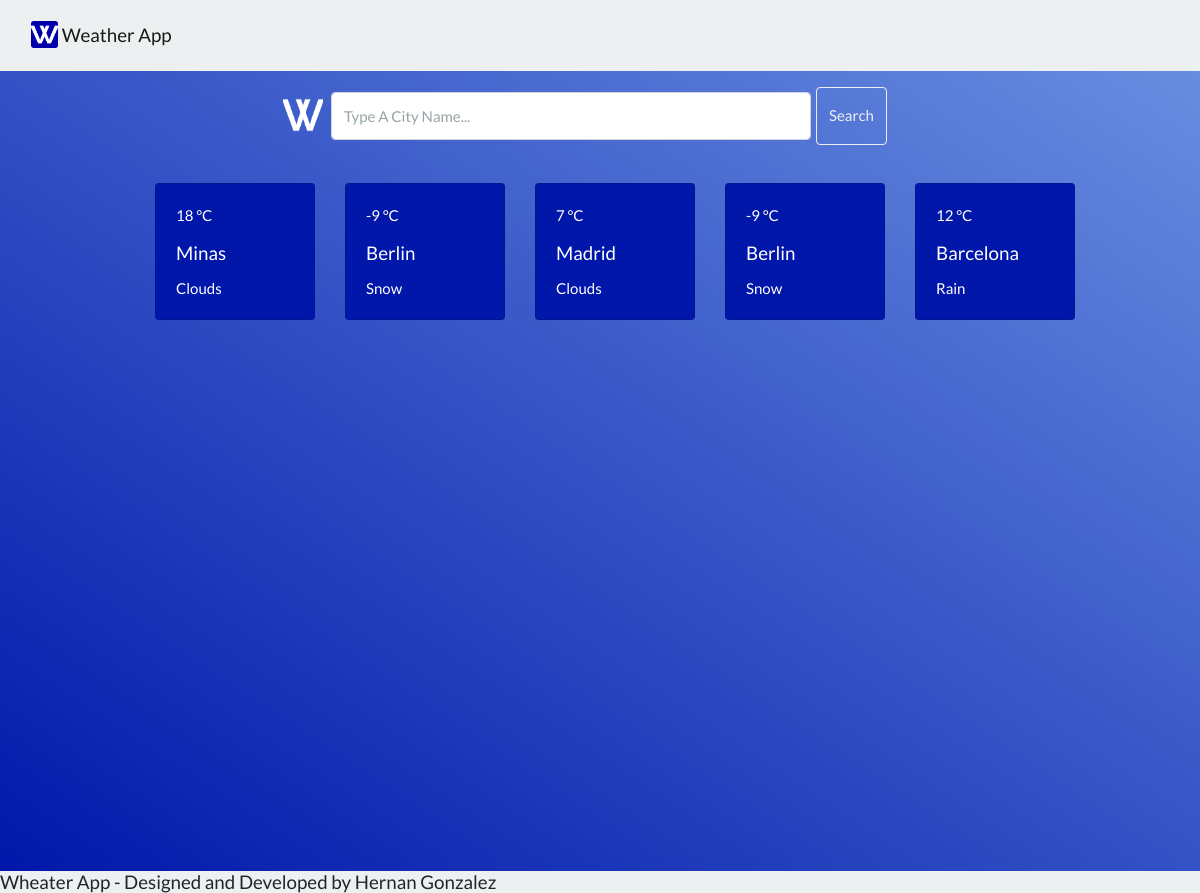
The app's page /, older data.
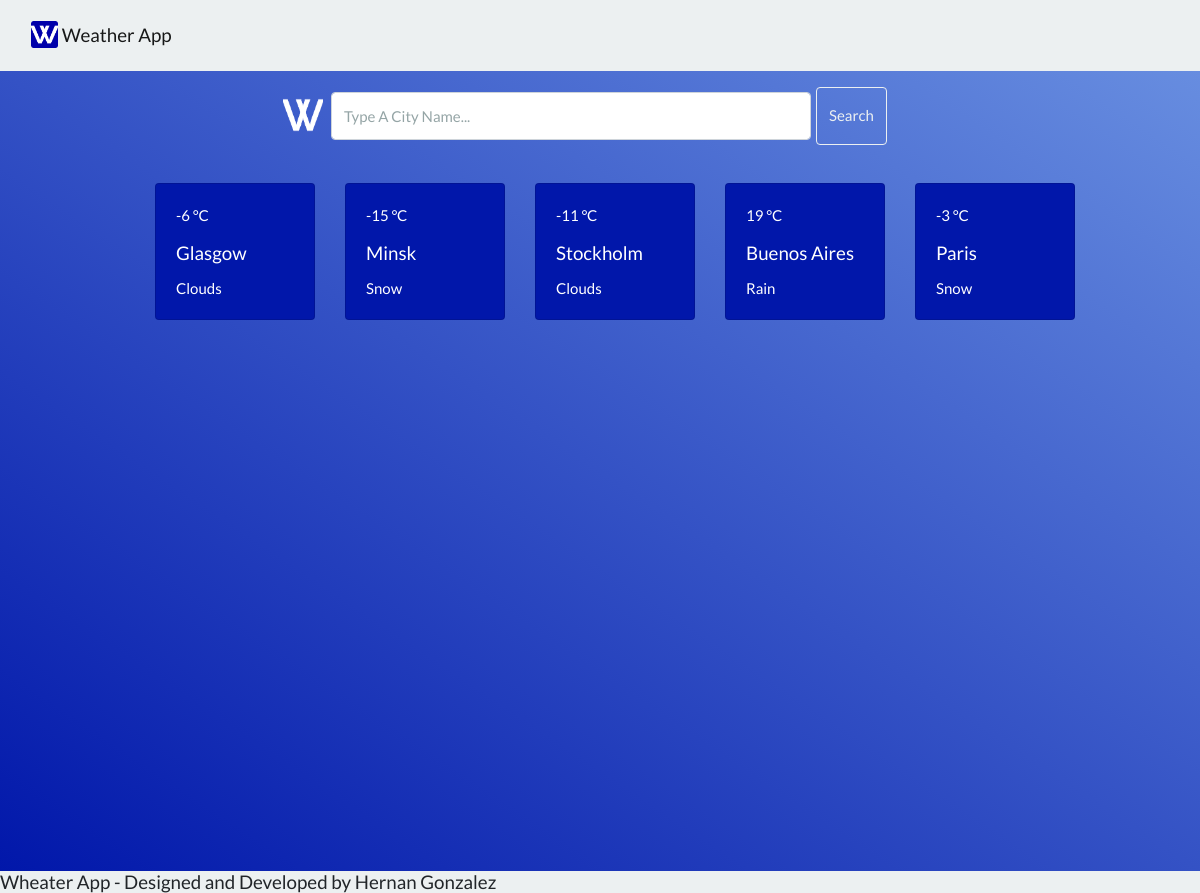
The same page, newer data.
### backend/models.py (models this page shows, shortened)
class LatestSearch(models.Model):
    city                = models.CharField(max_length=30)
    long                = models.IntegerField()
    lat                 = models.IntegerField()
    weather_main        = models.CharField(max_length=30)
    weather_description = models.CharField(max_length=30)
    weather_icon        = models.CharField(max_length=30)
    temperature         = models.IntegerField()
    feels_like          = models.IntegerField()
    temp_min            = models.IntegerField()
    temp_max            = models.IntegerField()
    pressure            = models.IntegerField()
    humidity            = models.IntegerField()
    visibility          = models.IntegerField()
    wind_speed          = models.IntegerField()
    wind_deg            = models.IntegerField()
    clouds              = models.IntegerField()
    def getId(self):
        return self.pk
    def getCelsiusTemperature(self):
        return round(kelvinToCelsius(self.temperature))

### backend/views.py (the view)
# urls.py: path('', views.index),
def index(request):
    cities = City.objects.all().values()
    favourite_cities = FavouriteCity.objects.all().order_by('-id')[:5]
    header = Headers.objects.get(name='index_header')
    latest_search = LatestSearch.objects.all().order_by('-id')[:5]
    return render(request, 'index.html', {
        'city': cities,
        'header': header,
        'latest_search': latest_search,
        'favourite_cities': favourite_cities
        })

### backend/helpers.py (called while the page is built)
def kelvinToCelsius(temp):
    return round(temp - 273.15)

### frontend/templates/index.html (shortened to what this page needs)
{% extends 'base.html' %}
{% block content %}
<div class="containert" id="main-container-index">
    <div class="flex-container">
        <div class="row">
            <form id="search-form">{% csrf_token %}
                <div class="flex-item">
                    <img src="static/images/w-icon-nobg-sm.png" alt="" class="flex-item">
                    <input type="text" class="flex-item form-control" placeholder="Type a city name..." aria-label="Recipient's username" aria-describedby="button-addon2">
                    <button class="flex-item btn btn-outline-light" type="submit" id="button-addon2">Search</button>
                </div>
            </form>
        </div>
        <div class="row col-12 justify-content-center">
            {% if latest_search %}
                {% for search in latest_search %}
                <div class="col-2">
                    <div class="weather-result">
                        <div class="col">
                            <div class="card card-weather">
                                <div class="card-body">
                                    <p class="card-text latest-r-temp" >{{search.getCelsiusTemperature}} °C</p>
                                    <h5 class="card-title latest-r-title" >{{search.city}}</h5>
                                    <p class="card-text latest-r-main" >{{search.weather_main}}</p>
                                </div>
                            </div>
                        </div>
                    </div>
                </div>
                {% endfor %}
            {% endif %}
        </div>
    </div>
</div>
{% endblock %}

Row changes from the older to the newer data that the page shows:
no longer on this page (row unchanged): LatestSearch: getCelsiusTemperature "18", city "Minas", weather_main "Clouds"
no longer on this page (row unchanged): LatestSearch: getCelsiusTemperature "-9", city "Berlin", weather_main "Snow"
no longer on this page (row unchanged): LatestSearch: getCelsiusTemperature "7", city "Madrid", weather_main "Clouds"
no longer on this page (row unchanged): LatestSearch: getCelsiusTemperature "-9", city "Berlin", weather_main "Snow"
no longer on this page (row unchanged): LatestSearch: getCelsiusTemperature "12", city "Barcelona", weather_main "Rain"
added LatestSearch: getCelsiusTemperature "-6", city "Glasgow", weather_main "Clouds"
added LatestSearch: getCelsiusTemperature "-15", city "Minsk", weather_main "Snow"
added LatestSearch: getCelsiusTemperature "-11", city "Stockholm", weather_main "Clouds"
added LatestSearch: getCelsiusTemperature "19", city "Buenos Aires", weather_main "Rain"
added LatestSearch: getCelsiusTemperature "-3", city "Paris", weather_main "Snow"
